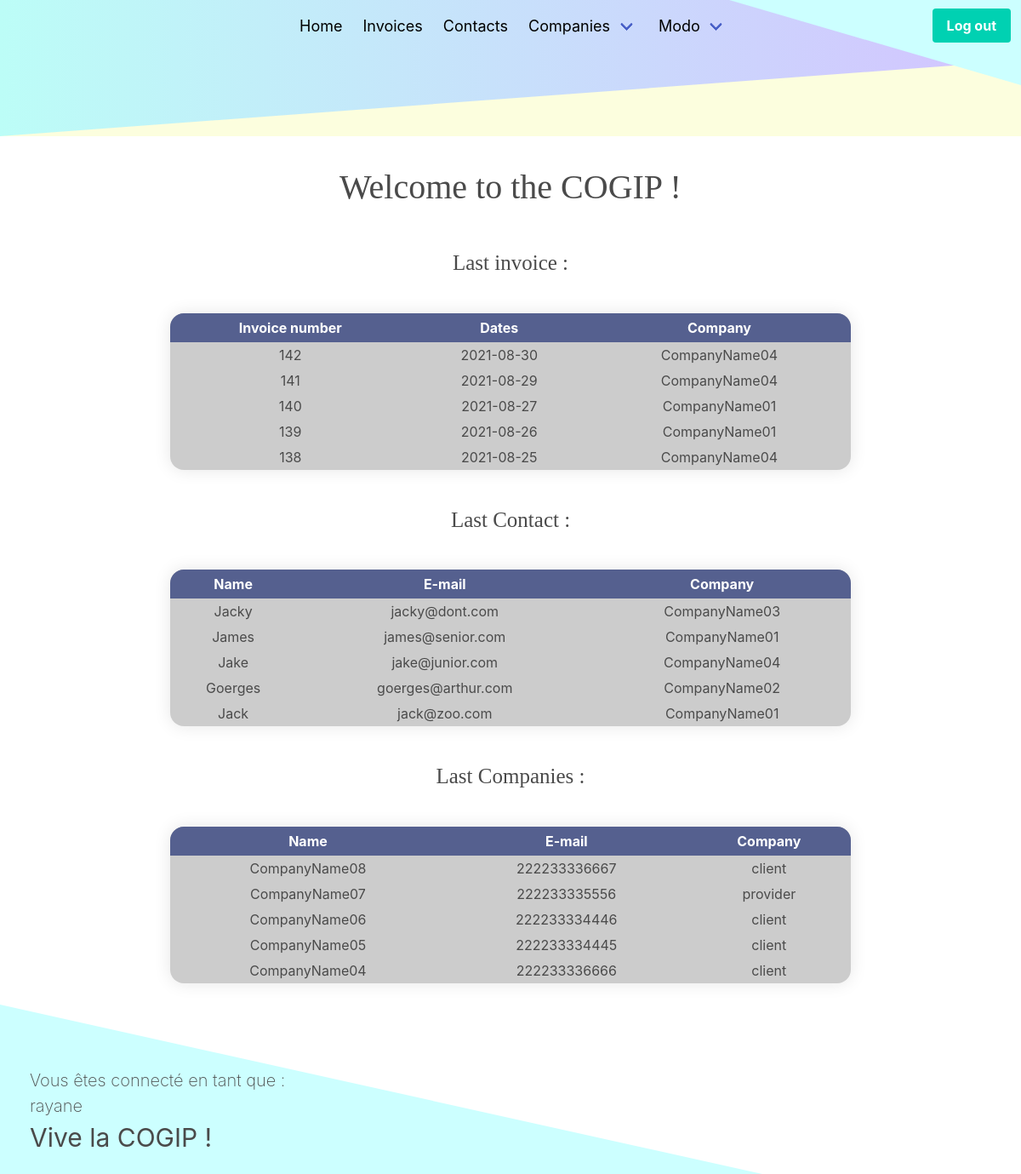
The page / (signed in) on the database its author committed.
### tables this page shows
CREATE TABLE `invoice` (
  `id` int(11) NOT NULL,
  `number` varchar(13) NOT NULL,
  `date` date NOT NULL,
  `people_id` int(11) NOT NULL,
  `company_id` int(11) NOT NULL
);

CREATE TABLE `company` (
  `id` int(11) NOT NULL,
  `name` varchar(50) NOT NULL,
  `country` varchar(50) NOT NULL,
  `VAT_number` varchar(12) NOT NULL,
  `type_id` int(11) NOT NULL
);

CREATE TABLE `people` (
  `id` int(11) NOT NULL,
  `firstname` varchar(30) NOT NULL,
  `lastname` varchar(30) NOT NULL,
  `email` varchar(30) NOT NULL,
  `company_id` int(11) NOT NULL
);

CREATE TABLE `type` (
  `id` int(11) NOT NULL,
  `name` varchar(8) NOT NULL
);

### src/Controller/WelcomeListController.php (called while the page is built, shortened)
<?php
$invoices = new WelcomeList();
$contacts = new WelcomeList();
$companies = new WelcomeList();
$invoices->setWelcomeList([
  "i.id as invoice_id, number, date, c.name as name",
  "invoice as i",
  "company as c",
  "i.company_id = c.id",
  "i.id",
  "date"
]);
$contacts->setWelcomeList([
  "p.id as people_id, p.lastname, p.firstname, p.email, c.name as company_name",
  "people as p",
  "company as c",
  "p.company_id = c.id",
  "p.id"
]);
$companies->setWelcomeList([
  "c.id as company_id, c.name, VAT_number, t.name as type",
  "company as c",
  "type as t",
  "c.type_id = t.id",
  "c.id"
]);
$invoice = $invoices->getWelcomeList()->fetchAll();
$contact = $contacts->getWelcomeList()->fetchAll();
$company = $companies->getWelcomeList()->fetchAll();
require __DIR__.'/../view/home.php';

### public/index.php (called while the page is built, shortened)
<?php
get('/', "../src/Controller/WelcomeListController.php");

### src/Model/welcomeList.php (called while the page is built, shortened)
<?php
class WelcomeList
{
    public function __construct()
    {
        global $db;
        $this->db = $db;
    }
    public function setWelcomeList($param)
    {
        $query = $this->db->prepare("SELECT $param[0] FROM $param[1] INNER JOIN $param[2] ON $param[3] ORDER BY $param[4] DESC LIMIT 5");
        $query->execute();
        $this->query = $query;
    }
    public function getWelcomeList()
    {
        return $this->query;
    }
}

### src/View/home.php (the view, shortened to what this page needs)
<?php
require 'surround/header.php';
?>
<div class='block'>
    <h1 class='Hhome'>Welcome to the COGIP !</h1>
        <div class='tables'>
                <label for="invoice">Last invoice :</label>
                <table id='invoice'>
                <thead>
                    <tr>
                        <th>Invoice number</th>
                        <th>Dates</th>
                        <th>Company</th>
                    </tr>
                </thead>
                <tbody>
                    <?php
                    foreach ($invoice as $data) {
                        ?>
                        <tr>
                            <td><?php echo $data["number"] ?></td>
                            <td><?php echo $data["date"] ?></td>
                            <td><?php echo $data["name"] ?></td>
                        </tr>
                        <?php
                    }
                    ?>
                </tbody>
            </table>
                <label for="contact">Last Contact :</label>
                <table id='contact'>
                <thead>
                    <tr>
                        <th>Name</th>
                        <th>E-mail</th>
                        <th>Company</th>
                    </tr>
                </thead>
                <tbody>
                    <?php
                    foreach ($contact as $data) {
                        ?>
                        <tr>
                            <td><?php echo $data["firstname"] ?></td>
                            <td><?php echo $data["email"] ?></td>
                            <td><?php echo $data["company_name"] ?></td>
                        </tr>
                        <?php
                    }
                    ?>
                </tbody>
                </table>
                <label for="companies">Last Companies :</label>
                <table id='companies'>
                <thead>
                    <tr>
                        <th>Name</th>
                        <th>E-mail</th>
                        <th>Company</th>
                    </tr>
                </thead>
                <tbody>
                    <?php
                    foreach ($company as $data) {
                        ?>
                        <tr>
                            <td><?php echo $data["name"] ?></td>
                            <td><?php echo $data["VAT_number"] ?></td>
                            <td><?php echo $data["type"] ?></td>
                        </tr>
                        <?php
                    }
                    ?>
                </tbody>
                </table>
        </div>
    </div>
<?php require 'surround/footer.php';

### public/assets/css/main.css (style rules this page uses)
body, html { height: 100%; }
.tables { display: -webkit-box; display: -ms-flexbox; display: flex; -webkit-box-pack: justify; -ms-flex-pack: justify; justify-content: space-between; -webkit-box-align: center; -ms-flex-align: center; align-items: center; -webkit-box-orient: vertical; -webkit-box-direction: normal; -ms-flex-direction: column; flex-direction: column; -ms-flex-line-pack: justify; align-content: space-between; }
.tables th { color: white; padding: 5px; }
table { width: 800px; border-collapse: collapse; overflow: hidden; -webkit-box-shadow: 0 0 20px rgba(0, 0, 0, 0.1); box-shadow: 0 0 20px rgba(0, 0, 0, 0.1); border-collapse: collapse; border-radius: 1em; overflow: hidden; text-align: center; }
label { padding: 40px; text-align: center; font-family: "Source Serif Pro", serif; font-size: 25px; font-weight: 400; }
tr { padding: 20px; background-color: rgba(0, 0, 0, 0.2); }
thead th { background-color: #55608f; }
tbody td { position: relative; padding: 3px; }
.Hhome { text-align: center; font-family: "Source Serif Pro", serif; font-size: 25px; font-weight: 400; font-size: 40px; }
h1 { margin-top: 30px !important; }
* { -webkit-box-sizing: border-box !important; box-sizing: border-box !important; }
html { background: url("https://raw.githubusercontent.com/Richardtristan/PHP-challenge-2/Eli/public/assets/img/real-bg.png") no-repeat center center fixed; background-size: cover; height: 100%; overflow: hidden; }
body { display: -webkit-box; display: -ms-flexbox; display: flex; -webkit-box-orient: vertical; -webkit-box-direction: normal; -ms-flex-direction: column; flex-direction: column; height: 100vh; }
.block, .form { -webkit-box-flex: 1; -ms-flex: 1 0 auto; flex: 1 0 auto; }
p, h1, h2 { font-style: "Source Serif Pro", serif; }

### rows shown on the page
invoice: number "142", date "2021-08-30", company.name "CompanyName04"
invoice: number "141", date "2021-08-29", company.name "CompanyName04"
invoice: number "140", date "2021-08-27", company.name "CompanyName01"
invoice: number "139", date "2021-08-26", company.name "CompanyName01"
invoice: number "138", date "2021-08-25", company.name "CompanyName04"
people: firstname "Jacky", email "jacky@dont.com", company.name "CompanyName03"
people: firstname "James", email "james@senior.com", company.name "CompanyName01"
people: firstname "Jake", email "jake@junior.com", company.name "CompanyName04"
people: firstname "Goerges", email "goerges@arthur.com", company.name "CompanyName02"
people: firstname "Jack", email "jack@zoo.com", company.name "CompanyName01"
company: name "CompanyName08", VAT_number "222233336667", type.name "client"
company: name "CompanyName07", VAT_number "222233335556", type.name "provider"
company: name "CompanyName06", VAT_number "222233334446", type.name "client"
company: name "CompanyName05", VAT_number "222233334445", type.name "client"
company: name "CompanyName04", VAT_number "222233336666", type.name "client"

### other values the page prints
$_SESSION['username'] "rayane"
